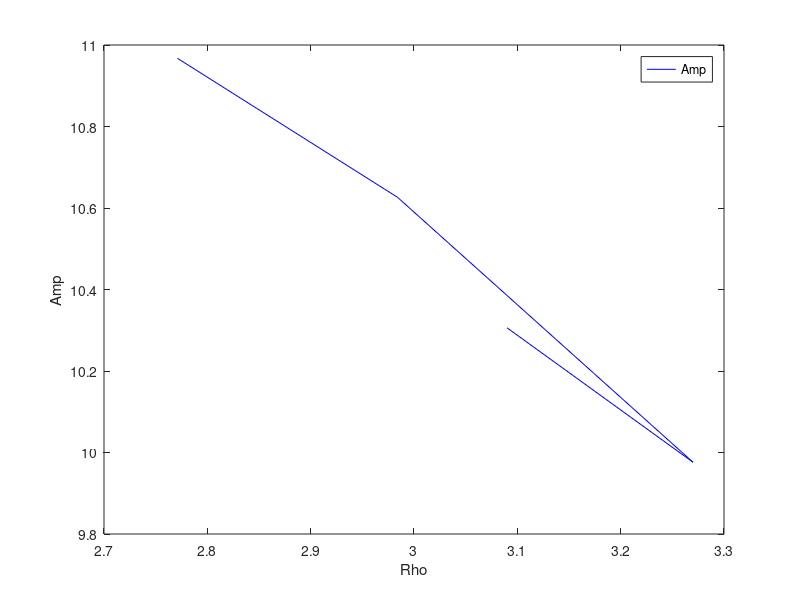
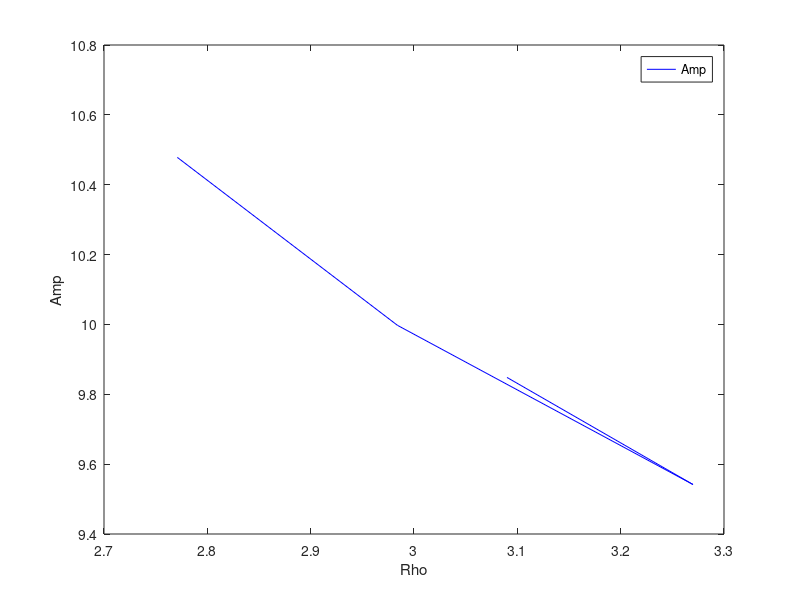
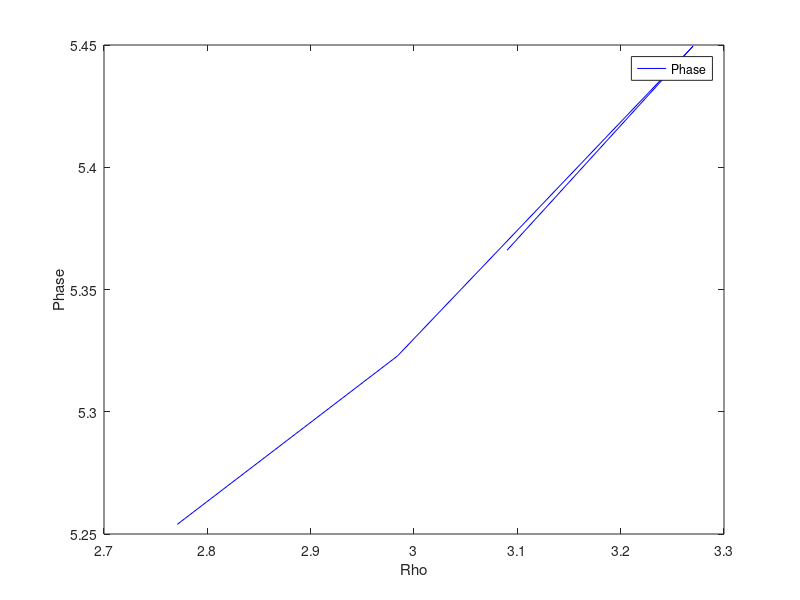
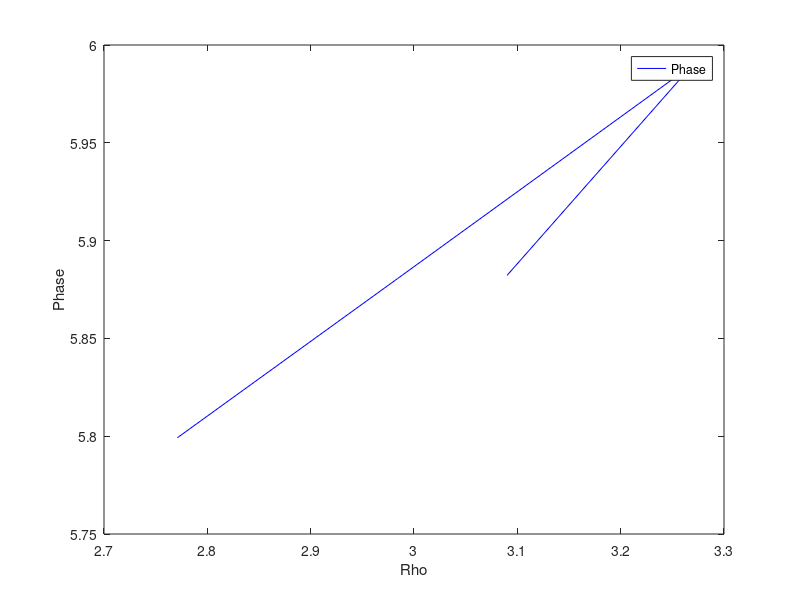

MATLAB code to generate these figures, in order: (Note: this script raises an error after producing the figures.)
clear all
close all

load("FDData_HW3.mat")


amp8_n = log((rho.^2) .* Amp_830)
amp6_n = log((rho.^2) .* Amp_690)

figure
plot(rho,amp6_n,"b")
xlabel('Rho');
ylabel('Amp');
legend('Amp');

figure
plot(rho,amp8_n,"b")
xlabel('Rho');
ylabel('Amp');
legend('Amp');

figure
plot(rho,Ph_690,"b")
xlabel('Rho');
ylabel('Phase');
legend('Phase');

figure
plot(rho,Ph_830,"b")
xlabel('Rho');
ylabel('Phase');
legend('Phase');


%fit for amp8_n
start_point = [-0.1, -0.9]
options = optimset('MaxFunEvals',1e11);
estimates = fminsearch(@(params) q1_model(params,rho, amp8_n), start_point, options);
[sse, FittedCurve] = q1_model(estimates, rho, amp8_n); % This statement is only required if you want to get the fits for all time points
residuals = amp8_n - FittedCurve
amp8_n_slope = estimates(1)

%fit for amp6_n
start_point = [-1, 1]
options = optimset('MaxFunEvals',1e11);
estimates = fminsearch(@(params) q1_model(params,rho, amp6_n), start_point, options);
[sse, FittedCurve] = q1_model(estimates, rho, amp6_n); % This statement is only required if you want to get the fits for all time points
residuals = amp6_n - FittedCurve
amp6_n_slope = estimates(1)

%fit for phase_6
start_point = [-1, 1]
options = optimset('MaxFunEvals',1e11);
estimates = fminsearch(@(params) q1_model(params,rho, Ph_690), start_point, options);
[sse, FittedCurve] = q1_model(estimates, rho, Ph_690); % This statement is only required if you want to get the fits for all time points
residuals = Ph_690 - FittedCurve
ph6_slope = estimates(1)

%fit for phase_8
start_point = [-1, 1]
options = optimset('MaxFunEvals',1e11);
estimates = fminsearch(@(params) q1_model(params,rho, Ph_830), start_point, options);
[sse, FittedCurve] = q1_model(estimates, rho, Ph_830); % This statement is only required if you want to get the fits for all time points
residuals = Ph_830 - FittedCurve
ph8_slope = estimates(1)

%plotting amp8_n fit
figure
subplot(3,1,[1 2])
plot(rho,ph8_slope,'bo',rho,FittedCurve,'r');
xlabel('Rho');
ylabel('Amplitude');
legend('Data','Fit');

subplot(3,1,3)
plot(rho,residuals,'ro');
xlabel('Rho');
ylabel('Residuals');

angfreq = 2 * 3.14159265 * 110 * 10^6
v = 3e10 / 1.4

mua_690 = (angfreq / (2*v)) * (ph6_slope/amp6_n_slope - amp6_n_slope/ph6_slope)
mus_690 = (2*v)/(3*angfreq) * amp6_n_slope * ph6_slope


mua_830 = (angfreq / (2*v)) * (ph8_slope/amp8_n_slope - amp8_n_slope/ph8_slope)
mus_830 = (2*v)/(angfreq) * amp8_n_slope * ph8_slope


